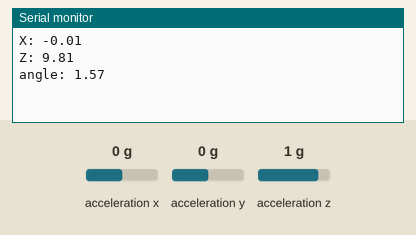
Simulated run of this sketch. Board: Arduino Uno, built with avr-gcc and run on an emulated ATmega328P. Shown: the last lines printed to the serial monitor. Inputs (shaded band) come from the test bench; at power-on: acceleration z 1 g, acceleration x 0 g, acceleration y 0 g.

Above: at 1.2 s.
1.3 s: acceleration z set to 0 g
At 2.8 s:
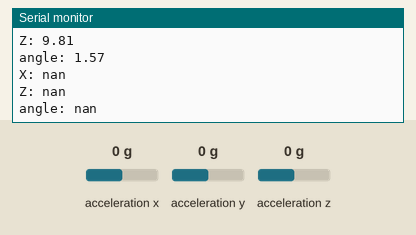
3.5 s: acceleration x set to -1.4 g
At 4.8 s:
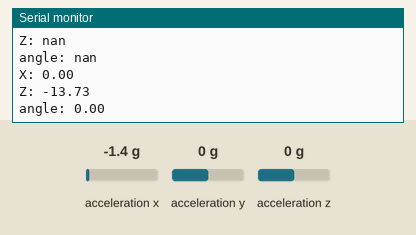
5.0 s: acceleration x set to -0.8 g
At 5.7 s:
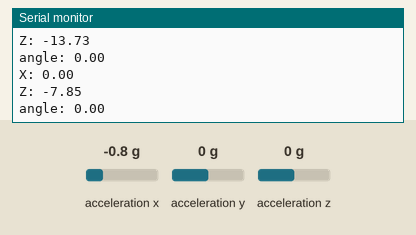
Timing chart, 0 to 8.0 s (numbered marks = the images above; inputs shaded):
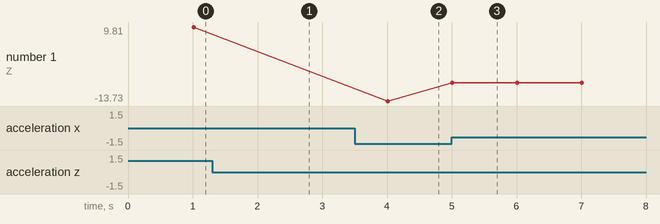

The sketch:

acc_normalization.ino
```cpp
/*What the code does
 *
 * Creators
 * Lise Hanson
 * Tummas Napoleon Arge
 *
 *Initialize
 */
#include <Wire.h>
#include <Adafruit_Sensor.h>
#include <Adafruit_ADXL345_U.h>     //accelerometer
#include "DHT.h"                    //humidity and temperature sensor
#include <math.h>

const byte DHTPIN= 13;
const long DHTTYPE = DHT22;

//Defining the humidity and temp sensor
DHT dht(DHTPIN,DHTTYPE);

//Defining the accelerometer
Adafruit_ADXL345_Unified accel = Adafruit_ADXL345_Unified(12345);


// Time and interval
unsigned long previousMillisSensor = 0;
unsigned long previousMillisUpload = 0;
unsigned long intervalSensor = 2000;
unsigned long intervalUpload = 1*1000;

// Temperature, humidity and acceleration
float tempSum = 0;
float humiditySum = 0;
float numberOfDatapoints = (float) intervalUpload/intervalSensor;
float maxAcc_xy = 0;
float maxAcc_z  = 0;

void setup() {
  Serial.begin(9600);
  dht.begin();
  accel.begin();
  accel.setRange(ADXL345_RANGE_16_G);   // sets range of accelerometer
}

void loop() {
  sensors_event_t event;
  accel.getEvent(&event);     //calls the event
  unsigned long currentMillis = millis();

  float ax = event.acceleration.x;
  float ay = event.acceleration.y;
  float az = event.acceleration.z;


  //Upload the variables in the desired interval
  if (currentMillis - previousMillisUpload >= intervalUpload){
    previousMillisUpload = currentMillis;
    normalization(ax,ay,az);

    /*
    Serial.print("Maximum acceleration in xy-plane: ");
    Serial.println(maxAcc_xy);
    Serial.print("Maximum acceleration in z: ");
    Serial.println(maxAcc_z);
    tempSum=0;
    humiditySum=0;
    maxAcc_xy=0;
    maxAcc_z=0;
    */
  }
}

void normalization(float ax, float ay, float az){
  float theta = (float) atan(az/ax);
  float ax1 = sin(theta)*ax;
  float ax2 = sin(3.14/2-theta)*az;

  float az1 = cos(theta)*ax;
  float az2 = cos(3.14/2-theta)*az;

  Serial.print("X: ");Serial.println(ax1+ax2);
  Serial.print("Z: ");Serial.println(az1+az2);
  Serial.print("angle: ");Serial.println(theta);


}
```

Measured:
- after the input at 1.3 s, the serial monitor: prints a new line after 0.70 s (image 1)
- after the input at 3.5 s, the serial monitor: prints a new line after 0.50 s (image 2)
- after the input at 5.0 s, the serial monitor: prints a new line at once (image 3)
- plotted number 1: 9.81 → -13.73 after the input at 3.5 s, -13.73 → -7.85 after the input at 5.0 s
